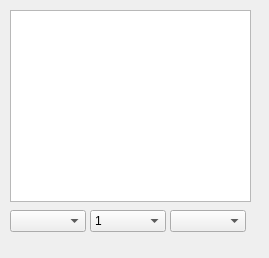
<?xml version="1.0" encoding="UTF-8"?>
<ui version="4.0">
 <class>Dialog</class>
 <widget class="QDialog" name="Dialog">
  <property name="geometry">
   <rect>
    <x>0</x>
    <y>0</y>
    <width>269</width>
    <height>258</height>
   </rect>
  </property>
  <property name="windowTitle">
   <string>Dialog</string>
  </property>
  <widget class="QComboBox" name="comboBox">
   <property name="geometry">
    <rect>
     <x>90</x>
     <y>210</y>
     <width>76</width>
     <height>22</height>
    </rect>
   </property>
   <item>
    <property name="text">
     <string>1</string>
    </property>
   </item>
   <item>
    <property name="text">
     <string>2</string>
    </property>
   </item>
   <item>
    <property name="text">
     <string>3</string>
    </property>
   </item>
   <item>
    <property name="text">
     <string>4</string>
    </property>
   </item>
   <item>
    <property name="text">
     <string>5</string>
    </property>
   </item>
   <item>
    <property name="text">
     <string>6</string>
    </property>
   </item>
   <item>
    <property name="text">
     <string>7</string>
    </property>
   </item>
   <item>
    <property name="text">
     <string>8</string>
    </property>
   </item>
   <item>
    <property name="text">
     <string>9</string>
    </property>
   </item>
   <item>
    <property name="text">
     <string>10</string>
    </property>
   </item>
   <item>
    <property name="text">
     <string>11</string>
    </property>
   </item>
   <item>
    <property name="text">
     <string>12</string>
    </property>
   </item>
  </widget>
  <widget class="QComboBox" name="comboBox_2">
   <property name="geometry">
    <rect>
     <x>170</x>
     <y>210</y>
     <width>76</width>
     <height>22</height>
    </rect>
   </property>
  </widget>
  <widget class="QComboBox" name="comboBox_3">
   <property name="geometry">
    <rect>
     <x>10</x>
     <y>210</y>
     <width>76</width>
     <height>22</height>
    </rect>
   </property>
  </widget>
  <widget class="QListWidget" name="listWidget">
   <property name="geometry">
    <rect>
     <x>10</x>
     <y>10</y>
     <width>241</width>
     <height>192</height>
    </rect>
   </property>
  </widget>
 </widget>
 <resources/>
 <connections/>
</ui>
